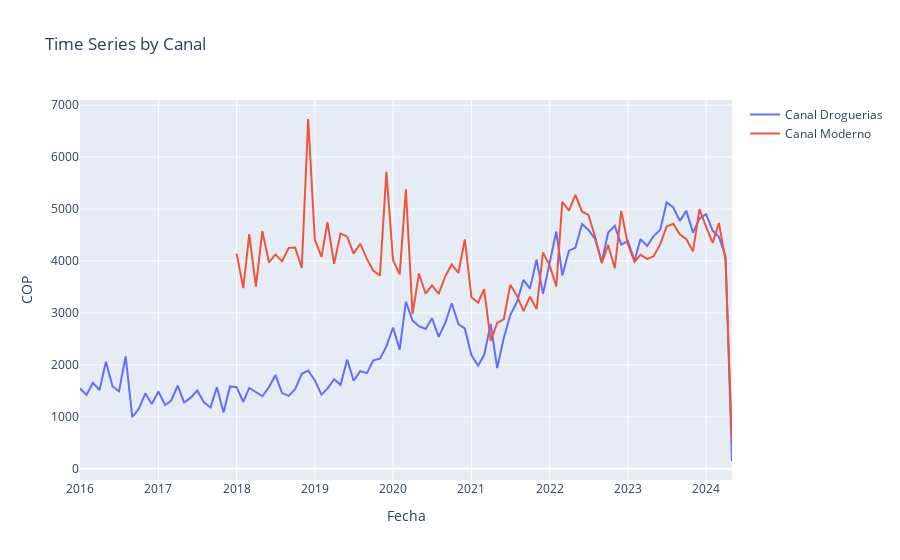

Notebook cell for this chart:
### Code cell
import plotly.graph_objs as go
from plotly.offline import iplot


import matplotlib.pyplot as plt

df.groupby(['Fecha', 'Canal'], as_index=False)['COP'].sum().pivot(index='Fecha', columns='Canal', values='COP').plot(kind='line', figsize=(15, 5))
plt.xlabel('Fecha')
plt.ylabel('COP')
plt.title('Time Series by Canal')
plt.show()

# do it with plotly

import plotly.graph_objs as go
from plotly.offline import iplot

# Group by Fecha and Canal, sum COP, then pivot the table
pivot_df = df.groupby(['Fecha', 'Canal'], as_index=False)['COP'].sum().pivot(index='Fecha', columns='Canal', values='COP')

# Create traces for each Canal
traces = []
for column in pivot_df.columns:
    trace = go.Scatter(x=pivot_df.index, y=pivot_df[column], mode='lines', name=column)
    traces.append(trace)

# Create layout
layout = go.Layout(title='Time Series by Canal', xaxis=dict(title='Fecha'), yaxis=dict(title='COP'))

# Create figure
fig = go.Figure(data=traces, layout=layout)

# Display the plot
iplot(fig)
